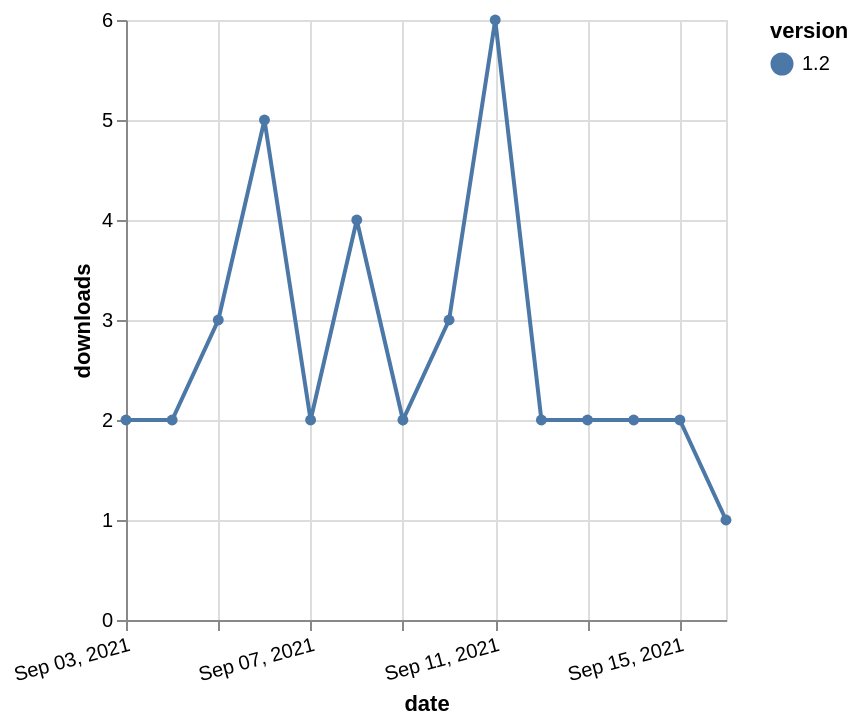

The Vega-Lite source for this figure:
### Vega-Lite specification from a JSON file in a GitHub repository (floating-point values rounded to 4 significant figures)
{"$schema": "https://vega.github.io/schema/vega-lite/v5.json", "description": "A simple bar chart with embedded data.", "data": {"values": [{"date": "2021-09-03", "total": 3094, "delta": 2, "version": "1.2"}, {"date": "2021-09-04", "total": 3096, "delta": 2, "version": "1.2"}, {"date": "2021-09-05", "total": 3099, "delta": 3, "version": "1.2"}, {"date": "2021-09-06", "total": 3104, "delta": 5, "version": "1.2"}, {"date": "2021-09-07", "total": 3106, "delta": 2, "version": "1.2"}, {"date": "2021-09-08", "total": 3110, "delta": 4, "version": "1.2"}, {"date": "2021-09-09", "total": 3112, "delta": 2, "version": "1.2"}, {"date": "2021-09-10", "total": 3115, "delta": 3, "version": "1.2"}, {"date": "2021-09-11", "total": 3121, "delta": 6, "version": "1.2"}, {"date": "2021-09-12", "total": 3123, "delta": 2, "version": "1.2"}, {"date": "2021-09-13", "total": 3125, "delta": 2, "version": "1.2"}, {"date": "2021-09-14", "total": 3127, "delta": 2, "version": "1.2"}, {"date": "2021-09-15", "total": 3129, "delta": 2, "version": "1.2"}, {"date": "2021-09-16", "total": 3130, "delta": 1, "version": "1.2"}]}, "width": "container", "mark": {"type": "line", "point": {"filled": true}}, "encoding": {"x": {"field": "date", "type": "temporal", "timeUnit": "yearmonthdate", "title": "date", "axis": {"labelAngle": -15}}, "y": {"field": "delta", "type": "quantitative", "title": "downloads"}, "color": {"field": "version", "type": "nominal"}, "tooltip": {"field": "delta"}}}
